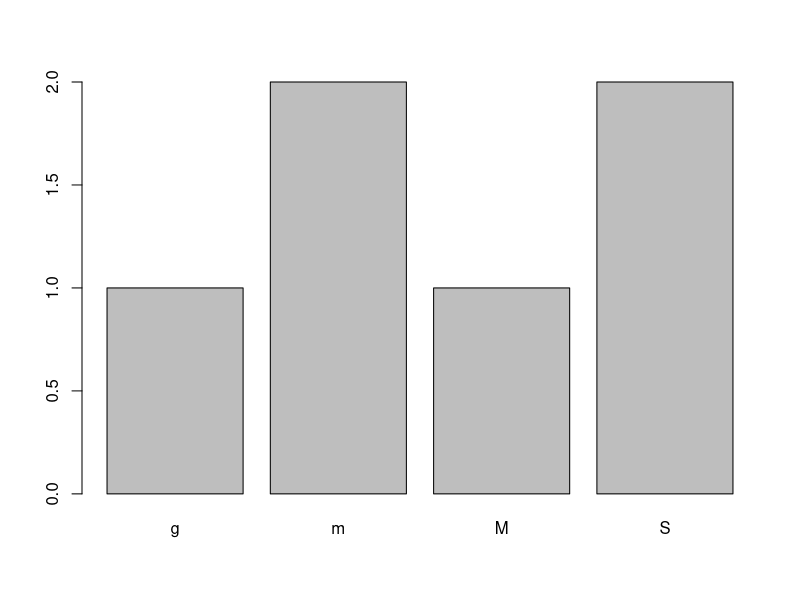
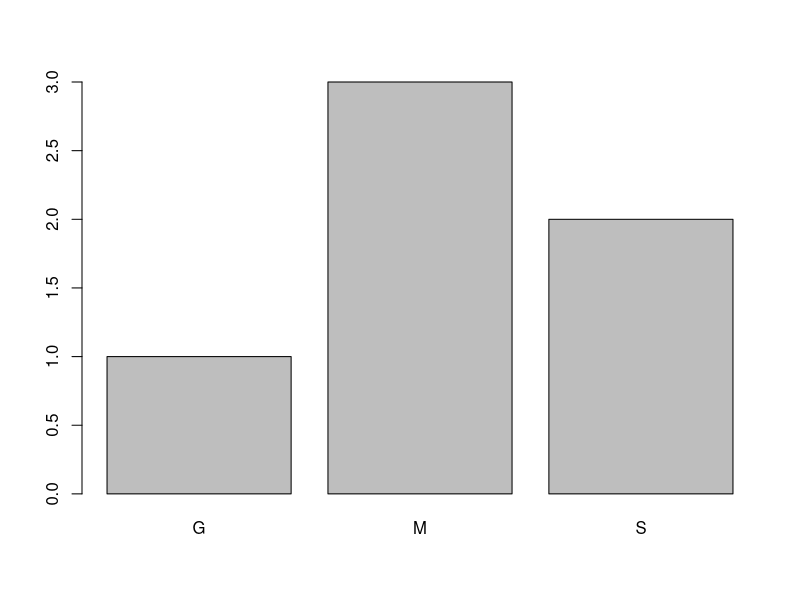
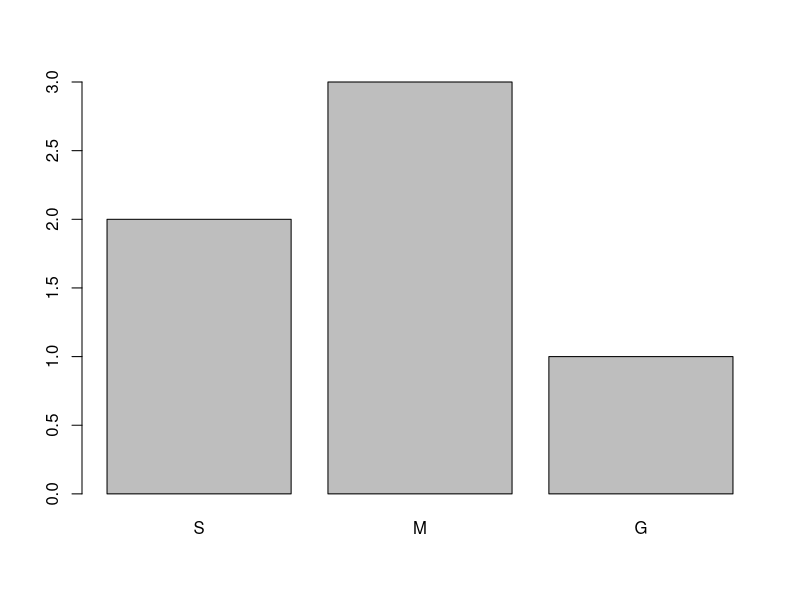

These charts were generated, in order, by the following R code:
# factors in r
# factors is a structure of data

size = c('m', 'g', 'S', 'S', 'm', 'M')

# plots
sizePlot = factor(size)
plot(sizePlot)

# change names of levels
newSize = factor(size, levels = c('g', 'm', 'M', 'S'), labels = c('G', 'M', 'M', 'S'))
plot(newSize)


# order

otherNewSize = factor(size, ordered = TRUE, levels = c('S', 'm', 'M', 'g'), labels = c('S', 'M', 'M', 'G'))
plot(otherNewSize)
